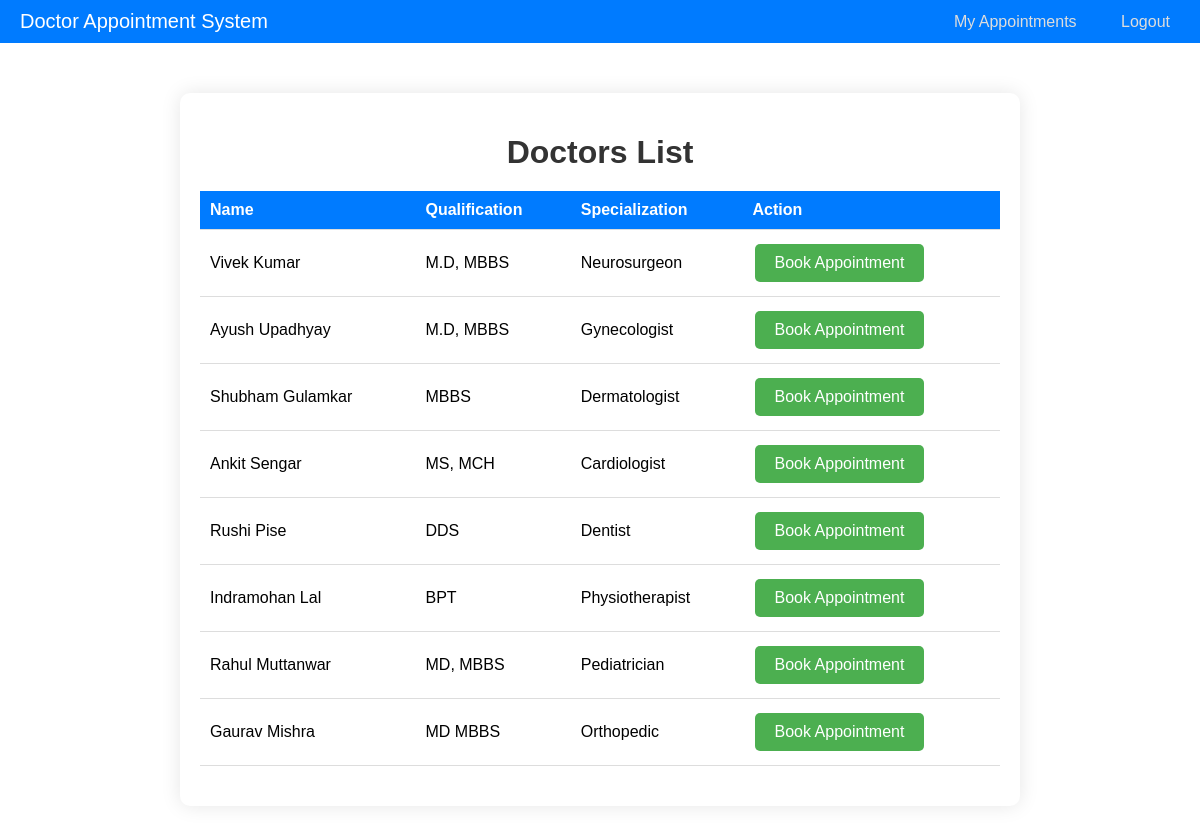
The page /doctors (signed in) on the database its author committed.
### models/doctor.py (models this page shows, shortened)
class Doctor(db.Model):
    id = db.Column(db.Integer, primary_key=True, autoincrement=True)
    name = db.Column(db.String(255), nullable=False)
    doctor_quali = db.Column(db.String(255), nullable=False)
    specialization = db.Column(db.String(255), nullable=False)
    password_hash = db.Column(db.String(255), nullable=False)

### app.py (the view)
@app.route('/doctors')
def doctors_list():
    if 'patient_id' in session:
        patient_id = session['patient_id']  # Retrieve patient ID from session
        doctors = Doctor.query.all()
        return render_template('book_appointment.html', doctors=doctors, patient_id=patient_id)
    else:
        flash('Please login first.', 'danger')
        return redirect(url_for('login'))

### templates/book_appointment.html (shortened to what this page needs)
<!DOCTYPE html>
<html lang="en">
  <head>
  </head>
  <body>
    <div class="navbar">
      <div class="navbar-title">Doctor Appointment System</div>
      <div>
        <a href="{{ url_for('your_appointments') }}" class="navbar-link"
          >My Appointments</a
        >
        <a
          href="{{ url_for('logout') }}"
          class="navbar-link"
          style="margin-left: 20px"
          >Logout</a
        >
      </div>
    </div>
    <div class="container">
      <h1>Doctors List</h1>
      <table>
        <thead>
          <tr>
            <th>Name</th>
            <th>Qualification</th>
            <th>Specialization</th>
            <th>Action</th>
          </tr>
        </thead>
        <tbody>
          {% for doctor in doctors %}
          <tr>
            <td>{{ doctor.name }}</td>
            <td>{{ doctor.doctor_quali }}</td>
            <td>{{ doctor.specialization }}</td>
            <td>
              <a
                href="{{ url_for('booking', doctor_id=doctor.id, patient_id=patient_id) }}"
                class="button"
                >Book Appointment</a
              >
            </td>
          </tr>
          {% endfor %}
        </tbody>
      </table>
    </div>
  </body>
</html>

### templates/book_appointment.html (style rules this page uses)
.navbar { background-color: #007bff; color: #fff; padding: 10px 20px; display: flex; justify-content: space-between; align-items: center; }
.navbar-title { font-size: 20px; margin-right: auto; }
.navbar-link { color: #ddd; text-decoration: none; padding: 5px 10px; border-radius: 5px; background-color: transparent; }
body { font-family: Arial, sans-serif; margin: 0; padding: 0; background-color: #ffffff90; }
.container { max-width: 800px; margin: 50px auto; padding: 20px; background-color: #fff; border-radius: 10px; box-shadow: 0 0 20px rgba(0, 0, 0, 0.1); }
h1 { text-align: center; margin-bottom: 20px; color: #333; }
table { width: 100%; border-collapse: collapse; margin-bottom: 20px; }
th, td { padding: 10px; border-bottom: 1px solid #ddd; text-align: left; }
th { background-color: #007bff; color: #fff; font-weight: bold; }
.button { background-color: #4caf50; border: none; color: white; padding: 10px 20px; text-align: center; text-decoration: none; display: inline-block; font-size: 16px; margin: 4px 2px; cursor: pointer; border-radius: 5px; }

### rows shown on the page
Doctor: name "Vivek Kumar", doctor_quali "M.D, MBBS", specialization "Neurosurgeon"
Doctor: name "Ayush Upadhyay", doctor_quali "M.D, MBBS", specialization "Gynecologist"
Doctor: name "Shubham Gulamkar", doctor_quali "MBBS", specialization "Dermatologist"
Doctor: name "Ankit Sengar", doctor_quali "MS, MCH", specialization "Cardiologist"
Doctor: name "Rushi Pise", doctor_quali "DDS", specialization "Dentist"
Doctor: name "Indramohan Lal", doctor_quali "BPT", specialization "Physiotherapist"
Doctor: name "Rahul Muttanwar", doctor_quali "MD, MBBS", specialization "Pediatrician"
Doctor: name "Gaurav Mishra", doctor_quali "MD MBBS", specialization "Orthopedic"
